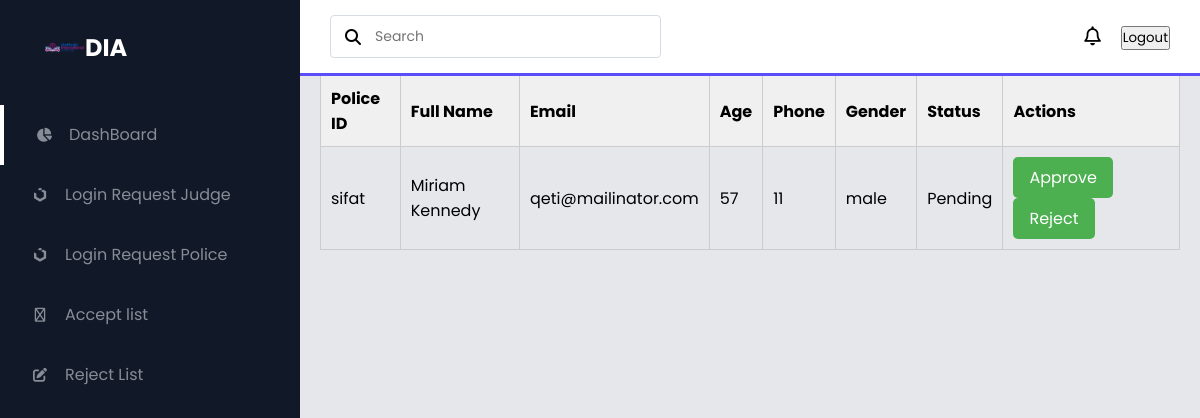
/ad/viewpolice/2/ (signed in), run on an earlier commit of the app's database.
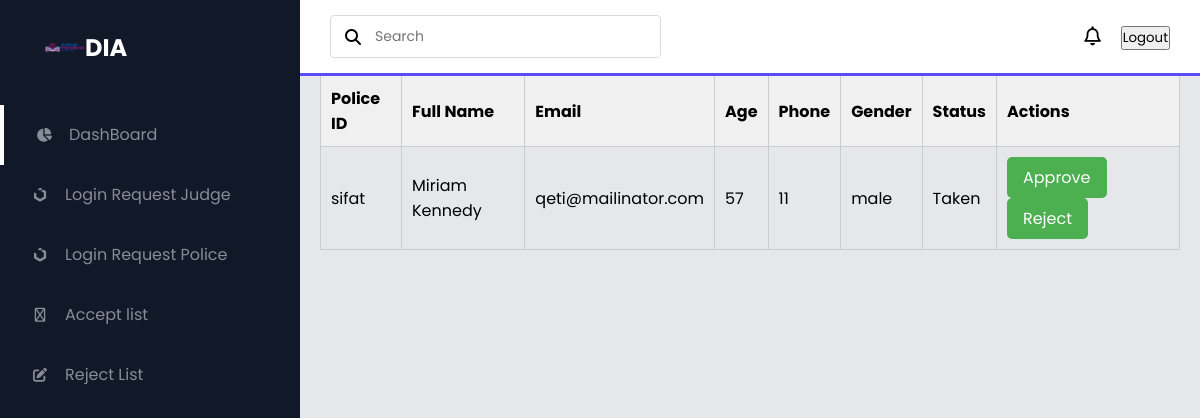
And on a later commit of the database.
### PoliceDashbord/models.py (models this page shows, shortened)
class PolicProfile(models.Model):
    policeid = models.CharField(max_length=10, unique=True)
    full_name = models.CharField(max_length=100)
    email = models.EmailField(max_length=100, unique=True)
    age = models.PositiveIntegerField()
    phone = models.CharField(max_length=15)
    image = models.ImageField(upload_to='profile_images/', default='images/imag-1.jpg')
    GENDER_CHOICES = [
        ('male', 'Male'),
        ('female', 'Female'),
        ('other', 'Other'),
    ]
    gender = models.CharField(max_length=10, choices=GENDER_CHOICES)
    STATUS_CHOICES = [
        ('Pending', 'Pending'),
        ('Taken', 'Taken'),
        ('Rejected', 'Rejected'),
    ]
    status = models.CharField(max_length=8, choices=STATUS_CHOICES, default='Pending')

### AdminDashbord/views.py (the view)
# urls.py: path('viewpolice/<int:policeid>/',viewpolice_profile, name='viewpolice_profile')
@login_required(login_url='/loginoption/')
def viewpolice_profile(request, policeid):
    police = get_object_or_404(PolicProfile, id=policeid)
    return render(request, 'admindash/policeprofile.html', {'police': police})

### Templates/admindash/policeprofile.html (shortened to what this page needs)
{% extends 'index2.html' %}
{% load static %}
{% block content %}
<div class="police-profile">
    <h1>Police Profile</h1>
    <table class="police-table">
        <thead>
            <tr>
                <th>Police ID</th>
                <th>Full Name</th>
                <th>Email</th>
                <th>Age</th>
                <th>Phone</th>
                <th>Gender</th>
                <th>Status</th>
                <th>Actions</th>
            </tr>
        </thead>
        <tbody>
            <tr>
                <td>{{ police.policeid }}</td>
                <td>{{ police.full_name }}</td>
                <td>{{ police.email }}</td>
                <td>{{ police.age }}</td>
                <td>{{ police.phone }}</td>
                <td>{{ police.gender }}</td>
                <td>{{ police.status }}</td>
                <td>
                    <a class="btn-success" href="{% url 'approve_police' police.pk %}">Approve</a>
                    <a class="btn-success" href="{% url 'reject_police' police.pk %}">Reject</a>
                </td>
            </tr>
        </tbody>
    </table>
</div>
{% endblock %}

What changed in the data, as far as the page shows it:
changed PolicProfile "sifat": status "Pending" → "Taken"
